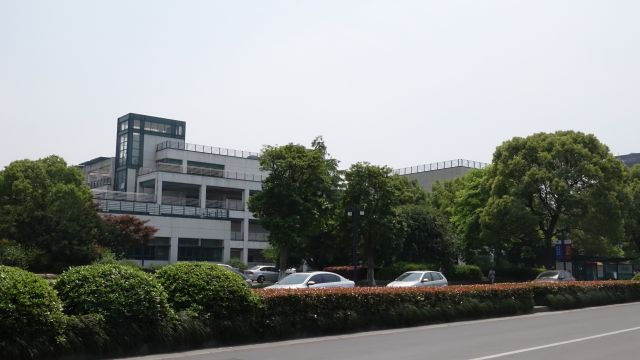
//> input picture DSC01549.JPG, 640 x 360 px
$ ./main   (built with g++ and OpenCV 4)
//> lines starting //> are read from the running program, lines starting //| are printed output that depends on the picture
#include <iostream>
#include <opencv2/opencv.hpp>  //头文件
#include <opencv2/xfeatures2d.hpp>

using namespace cv;  //包含cv命名空间
using namespace std;

vector<DMatch> ransac(vector<DMatch> matches, vector<KeyPoint> queryKeyPoint, vector<KeyPoint> trainKeyPoint);
Point2f getTransformPoint(const Point2f originalPoint,const Mat &transformMaxtri);
void meshgrid(const cv::Range &xgv, const cv::Range &ygv, cv::Mat &X, cv::Mat &Y);
void transform(Mat &SrcImage,Mat &dst);

int main() {
    //Create SIFT class pointer
    Ptr<Feature2D> f2d = xfeatures2d::SIFT::create();
    //读入图片
   // Mat input_1 = imread("../11.jpg");
    Mat input_2 = imread("../DSC01549.jpg");
//> input_2 is the input picture: 360 rows x 640 cols, CV_8UC3; mean B, G, R 133.9, 137.1, 133.3
    Mat img_1,img_2;
    //transform(input_1,img_1);
    img_1 = imread("../out.jpg");
//> out.jpg cannot be read in this run, so this picture is empty

    transform(input_2,img_2);
//> after the loop in transform, `for( int i =  0; i < SrcImage.rows; i++)`:
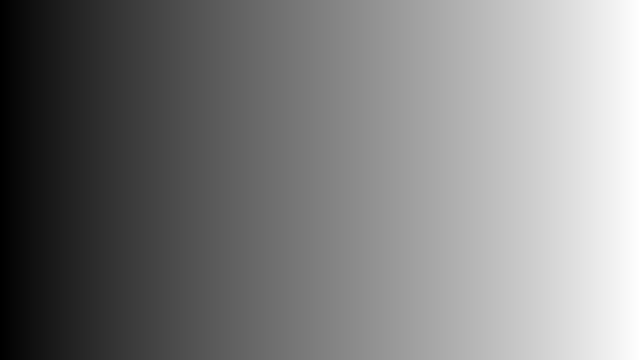
//> mapx1: 360 rows x 640 cols, CV_32FC1; min -369.2, max 367.7, mean -0.6; drawn with min black and max white
//> after the loop in transform, `for( int i =  0; i < SrcImage.rows; i++)`:
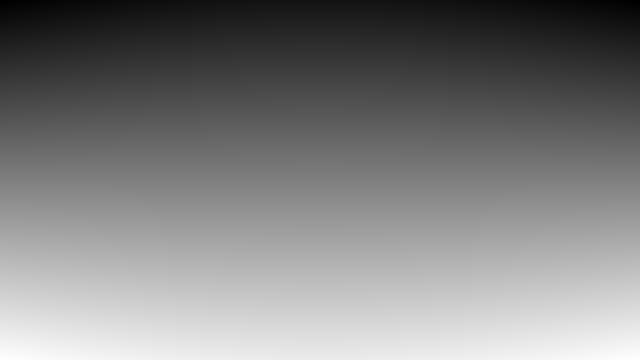
//> mapy1: 360 rows x 640 cols, CV_32FC1; min -212.2, max 211, mean -0.5; drawn with min black and max white
//> in transform, `remap(SrcImage, dst, mapx1, mapy1, CV_INTER_LINEAR);`:
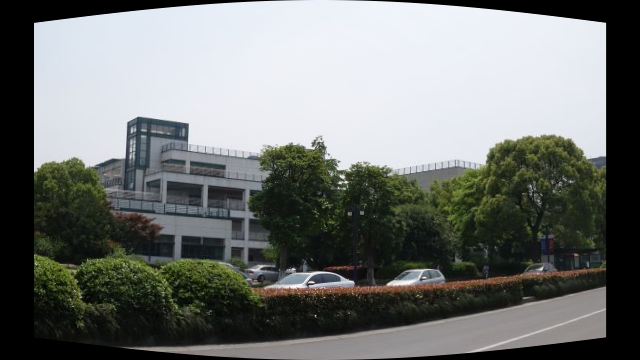
//> dst: 360 rows x 640 cols, CV_8UC3; mean B, G, R 114.9, 117.4, 114.2

    //imshow("img_1", img_1);
    //imshow("img_2", img_2);

    //Detect the keypoints
    vector<KeyPoint> keypoints_1, keypoints_2;
    f2d->detect(img_1, keypoints_1);
//> keypoints_1 = 0 keypoints
    f2d->detect(img_2, keypoints_2);
//> keypoints_2 = 1150 keypoints; strongest (x, y, size): (588, 38, 27.1), (346, 182, 1.9), (585, 42, 32), (593, 143, 21.7)

    //Calculate descriptors (feature vectors)
    Mat descriptors_1, descriptors_2;
    f2d->compute(img_1, keypoints_1, descriptors_1);
//> descriptors_1 = empty
    f2d->compute(img_2, keypoints_2, descriptors_2);

    //Matching descriptor vector using BFMatcher
    BFMatcher matcher;
    vector<DMatch> matches;
    matcher.match(descriptors_1, descriptors_2, matches);
//> matches = 0 matches
    cout << "SIFT后一共：" << matches.size() << " 对匹配：" << endl;
//| SIFT后一共：0 对匹配：

    //绘制匹配出的关键点
    Mat img_matches;
//> (the run ends here: the program stops with an error, at `drawMatches(img_1, keypoints_1, img_2, keypoints_2, matches, img_match..`)

$ run again, with 11.JPG copied over DSC01549.JPG
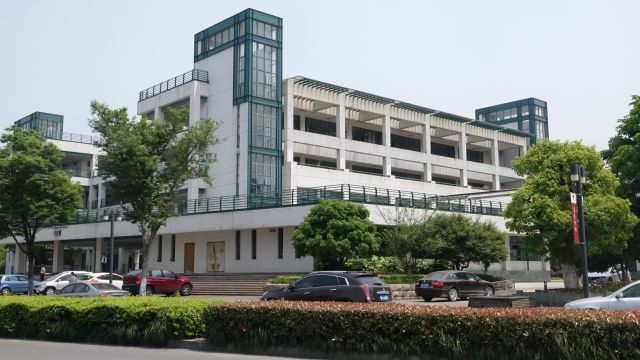
//> input picture 11.JPG, 640 x 360 px
//> input_2 is the input picture: 360 rows x 640 cols, CV_8UC3; mean B, G, R 127.5, 132.6, 127.1
//> in transform, `remap(SrcImage, dst, mapx1, mapy1, CV_INTER_LINEAR);`:
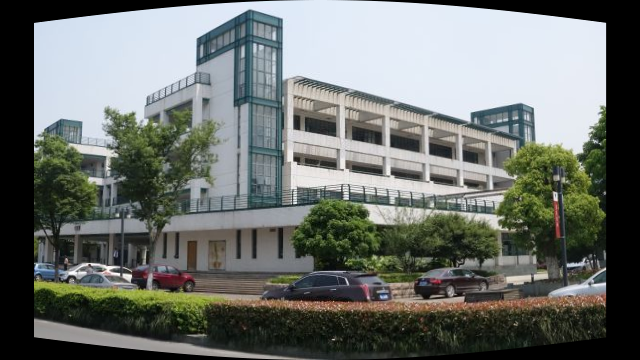
//> dst: 360 rows x 640 cols, CV_8UC3; mean B, G, R 108.8, 113, 108.4
//> keypoints_1 = 0 keypoints
//> keypoints_2 = 2098 keypoints; strongest (x, y, size): (128, 277, 4.8), (118, 274, 2.2), (36, 150, 3.5), (555, 199, 3.3)
//> descriptors_1 = empty
//> matches = 0 matches
//| SIFT后一共：0 对匹配：

$ run again, with DSC01544.JPG copied over DSC01549.JPG
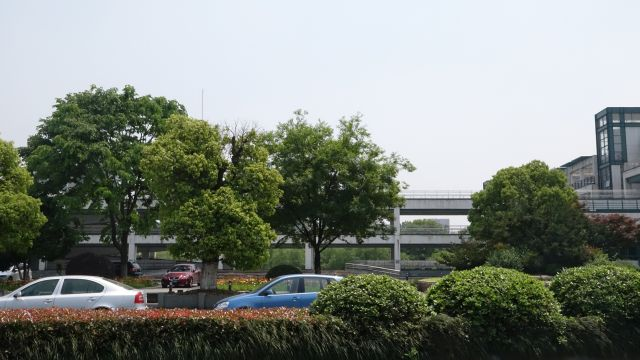
//> input picture DSC01544.JPG, 640 x 360 px
//> input_2 is the input picture: 360 rows x 640 cols, CV_8UC3; mean B, G, R 125, 133.1, 126.7
//> in transform, `remap(SrcImage, dst, mapx1, mapy1, CV_INTER_LINEAR);`:
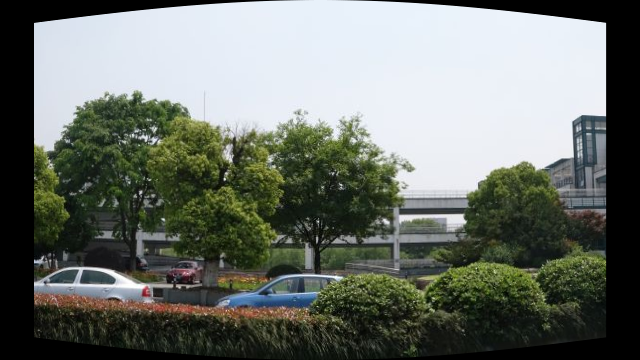
//> dst: 360 rows x 640 cols, CV_8UC3; mean B, G, R 107.1, 114.2, 108.7
//> keypoints_1 = 0 keypoints
//> keypoints_2 = 1882 keypoints; strongest (x, y, size): (140, 192, 2.4), (35, 262, 2.1), (588, 38, 28), (49, 127, 26.7)
//> descriptors_1 = empty
//> matches = 0 matches
//| SIFT后一共：0 对匹配：

$ run again, with DSC01545.JPG copied over DSC01549.JPG
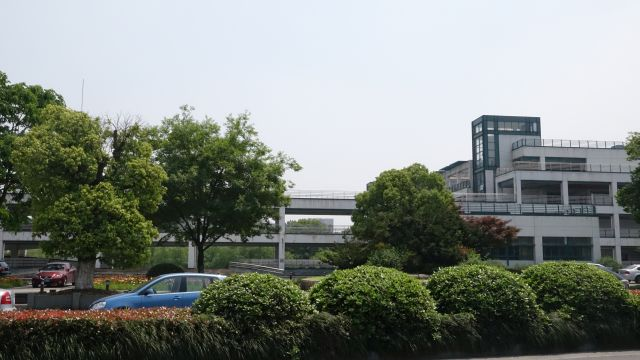
//> input picture DSC01545.JPG, 640 x 360 px
//> input_2 is the input picture: 360 rows x 640 cols, CV_8UC3; mean B, G, R 127.2, 133.5, 127.4
//> in transform, `remap(SrcImage, dst, mapx1, mapy1, CV_INTER_LINEAR);`:
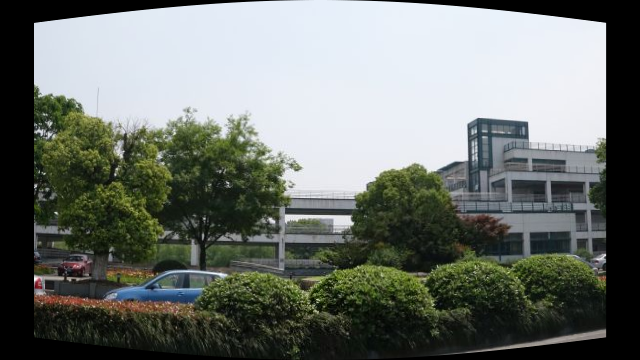
//> dst: 360 rows x 640 cols, CV_8UC3; mean B, G, R 109.6, 115, 109.7
//> keypoints_1 = 0 keypoints
//> keypoints_2 = 1742 keypoints; strongest (x, y, size): (35, 278, 3.1), (35, 186, 2.3), (65, 58, 49.1), (588, 38, 27.8)
//> descriptors_1 = empty
//> matches = 0 matches
//| SIFT后一共：0 对匹配：
